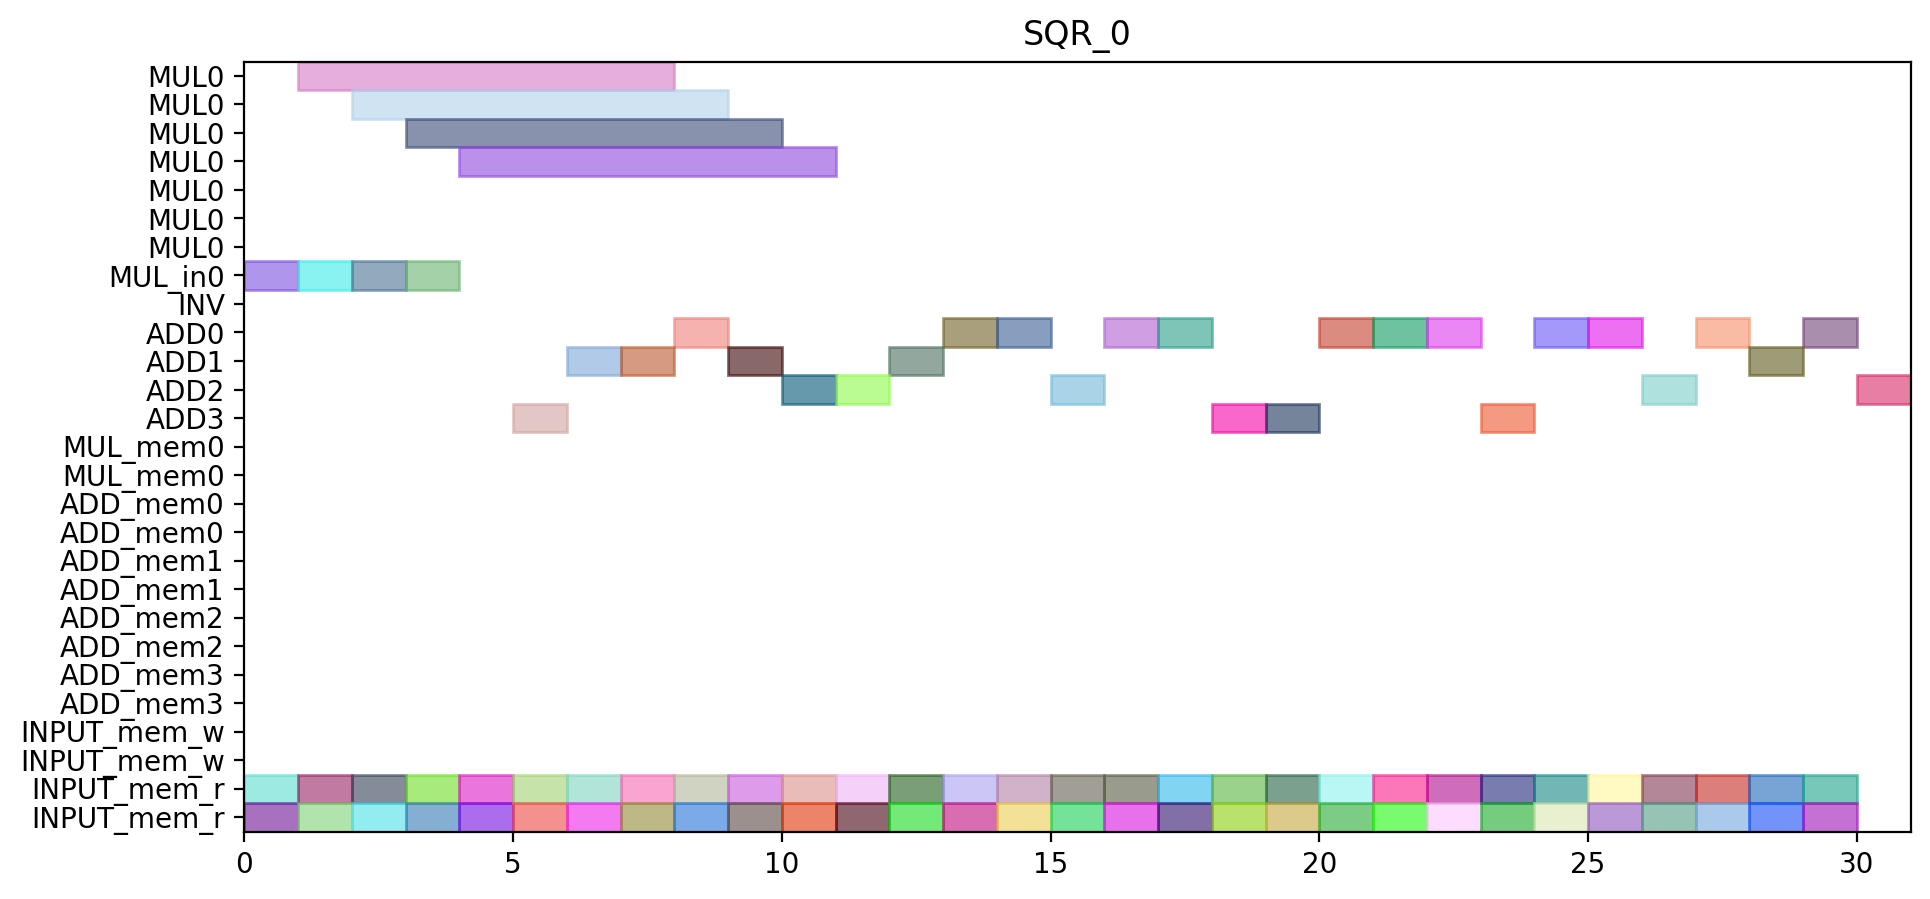

Reproduce this figure in Python.
from pyschedule import Scenario, solvers, plotters, alt


def solve():
	horizon = 135
	S = Scenario("SQR_0", horizon=horizon)

	# resource
	MUL = S.Resources('MUL', num=1, size=7)
	MUL_in = S.Resources('MUL_in', num=1)
	INV = S.Resource('INV')
	ADD = S.Resources('ADD', num=4, periods=range(1, horizon))
	MUL_mem = S.Resources('MUL_mem', num=1, size=2)
	ADD_mem = S.Resources('ADD_mem', num=4, size=2)
	INPUT_mem_w = S.Resource('INPUT_mem_w', size=2)
	INPUT_mem_r = S.Resource('INPUT_mem_r', size=2)

	# result of previous scheduling

	# new tasks
	c_a1_0_y1_0 = S.Task('c_a1_0_y1_0', length=1, delay_cost=1)
	c_a1_0_y1_0 += alt(ADD)

	c_a1_0_y1_0_mem0 = S.Task('c_a1_0_y1_0_mem0', length=1, delay_cost=1)
	c_a1_0_y1_0_mem0 += INPUT_mem_r
	S += c_a1_0_y1_0_mem0 <= c_a1_0_y1_0

	c_a1_0_y1_0_mem1 = S.Task('c_a1_0_y1_0_mem1', length=1, delay_cost=1)
	c_a1_0_y1_0_mem1 += INPUT_mem_r
	S += c_a1_0_y1_0_mem1 <= c_a1_0_y1_0

	c_a1_0_y1_1 = S.Task('c_a1_0_y1_1', length=1, delay_cost=1)
	c_a1_0_y1_1 += alt(ADD)

	c_a1_0_y1_1_mem0 = S.Task('c_a1_0_y1_1_mem0', length=1, delay_cost=1)
	c_a1_0_y1_1_mem0 += INPUT_mem_r
	S += c_a1_0_y1_1_mem0 <= c_a1_0_y1_1

	c_a1_0_y1_1_mem1 = S.Task('c_a1_0_y1_1_mem1', length=1, delay_cost=1)
	c_a1_0_y1_1_mem1 += INPUT_mem_r
	S += c_a1_0_y1_1_mem1 <= c_a1_0_y1_1

	c_t0010 = S.Task('c_t0010', length=1, delay_cost=1)
	c_t0010 += alt(ADD)

	c_t0010_mem0 = S.Task('c_t0010_mem0', length=1, delay_cost=1)
	c_t0010_mem0 += INPUT_mem_r
	S += c_t0010_mem0 <= c_t0010

	c_t0010_mem1 = S.Task('c_t0010_mem1', length=1, delay_cost=1)
	c_t0010_mem1 += INPUT_mem_r
	S += c_t0010_mem1 <= c_t0010

	c_t0011 = S.Task('c_t0011', length=1, delay_cost=1)
	c_t0011 += alt(ADD)

	c_t0011_mem0 = S.Task('c_t0011_mem0', length=1, delay_cost=1)
	c_t0011_mem0 += INPUT_mem_r
	S += c_t0011_mem0 <= c_t0011

	c_t0011_mem1 = S.Task('c_t0011_mem1', length=1, delay_cost=1)
	c_t0011_mem1 += INPUT_mem_r
	S += c_t0011_mem1 <= c_t0011

	c_t0100 = S.Task('c_t0100', length=1, delay_cost=1)
	c_t0100 += alt(ADD)

	c_t0100_mem0 = S.Task('c_t0100_mem0', length=1, delay_cost=1)
	c_t0100_mem0 += INPUT_mem_r
	S += c_t0100_mem0 <= c_t0100

	c_t0100_mem1 = S.Task('c_t0100_mem1', length=1, delay_cost=1)
	c_t0100_mem1 += INPUT_mem_r
	S += c_t0100_mem1 <= c_t0100

	c_t0101 = S.Task('c_t0101', length=1, delay_cost=1)
	c_t0101 += alt(ADD)

	c_t0101_mem0 = S.Task('c_t0101_mem0', length=1, delay_cost=1)
	c_t0101_mem0 += INPUT_mem_r
	S += c_t0101_mem0 <= c_t0101

	c_t0101_mem1 = S.Task('c_t0101_mem1', length=1, delay_cost=1)
	c_t0101_mem1 += INPUT_mem_r
	S += c_t0101_mem1 <= c_t0101

	c_t0110 = S.Task('c_t0110', length=1, delay_cost=1)
	c_t0110 += alt(ADD)

	c_t0110_mem0 = S.Task('c_t0110_mem0', length=1, delay_cost=1)
	c_t0110_mem0 += INPUT_mem_r
	S += c_t0110_mem0 <= c_t0110

	c_t0110_mem1 = S.Task('c_t0110_mem1', length=1, delay_cost=1)
	c_t0110_mem1 += INPUT_mem_r
	S += c_t0110_mem1 <= c_t0110

	c_t0111 = S.Task('c_t0111', length=1, delay_cost=1)
	c_t0111 += alt(ADD)

	c_t0111_mem0 = S.Task('c_t0111_mem0', length=1, delay_cost=1)
	c_t0111_mem0 += INPUT_mem_r
	S += c_t0111_mem0 <= c_t0111

	c_t0111_mem1 = S.Task('c_t0111_mem1', length=1, delay_cost=1)
	c_t0111_mem1 += INPUT_mem_r
	S += c_t0111_mem1 <= c_t0111

	c_t0200 = S.Task('c_t0200', length=1, delay_cost=1)
	c_t0200 += alt(ADD)

	c_t0200_mem0 = S.Task('c_t0200_mem0', length=1, delay_cost=1)
	c_t0200_mem0 += INPUT_mem_r
	S += c_t0200_mem0 <= c_t0200

	c_t0200_mem1 = S.Task('c_t0200_mem1', length=1, delay_cost=1)
	c_t0200_mem1 += INPUT_mem_r
	S += c_t0200_mem1 <= c_t0200

	c_t0201 = S.Task('c_t0201', length=1, delay_cost=1)
	c_t0201 += alt(ADD)

	c_t0201_mem0 = S.Task('c_t0201_mem0', length=1, delay_cost=1)
	c_t0201_mem0 += INPUT_mem_r
	S += c_t0201_mem0 <= c_t0201

	c_t0201_mem1 = S.Task('c_t0201_mem1', length=1, delay_cost=1)
	c_t0201_mem1 += INPUT_mem_r
	S += c_t0201_mem1 <= c_t0201

	c_t0210 = S.Task('c_t0210', length=1, delay_cost=1)
	c_t0210 += alt(ADD)

	c_t0210_mem0 = S.Task('c_t0210_mem0', length=1, delay_cost=1)
	c_t0210_mem0 += INPUT_mem_r
	S += c_t0210_mem0 <= c_t0210

	c_t0210_mem1 = S.Task('c_t0210_mem1', length=1, delay_cost=1)
	c_t0210_mem1 += INPUT_mem_r
	S += c_t0210_mem1 <= c_t0210

	c_t0211 = S.Task('c_t0211', length=1, delay_cost=1)
	c_t0211 += alt(ADD)

	c_t0211_mem0 = S.Task('c_t0211_mem0', length=1, delay_cost=1)
	c_t0211_mem0 += INPUT_mem_r
	S += c_t0211_mem0 <= c_t0211

	c_t0211_mem1 = S.Task('c_t0211_mem1', length=1, delay_cost=1)
	c_t0211_mem1 += INPUT_mem_r
	S += c_t0211_mem1 <= c_t0211

	c_t1000 = S.Task('c_t1000', length=1, delay_cost=1)
	c_t1000 += alt(ADD)

	c_t1000_mem0 = S.Task('c_t1000_mem0', length=1, delay_cost=1)
	c_t1000_mem0 += INPUT_mem_r
	S += c_t1000_mem0 <= c_t1000

	c_t1000_mem1 = S.Task('c_t1000_mem1', length=1, delay_cost=1)
	c_t1000_mem1 += INPUT_mem_r
	S += c_t1000_mem1 <= c_t1000

	c_t1001 = S.Task('c_t1001', length=1, delay_cost=1)
	c_t1001 += alt(ADD)

	c_t1001_mem0 = S.Task('c_t1001_mem0', length=1, delay_cost=1)
	c_t1001_mem0 += INPUT_mem_r
	S += c_t1001_mem0 <= c_t1001

	c_t1001_mem1 = S.Task('c_t1001_mem1', length=1, delay_cost=1)
	c_t1001_mem1 += INPUT_mem_r
	S += c_t1001_mem1 <= c_t1001

	c_t1010 = S.Task('c_t1010', length=1, delay_cost=1)
	c_t1010 += alt(ADD)

	c_t1010_mem0 = S.Task('c_t1010_mem0', length=1, delay_cost=1)
	c_t1010_mem0 += INPUT_mem_r
	S += c_t1010_mem0 <= c_t1010

	c_t1010_mem1 = S.Task('c_t1010_mem1', length=1, delay_cost=1)
	c_t1010_mem1 += INPUT_mem_r
	S += c_t1010_mem1 <= c_t1010

	c_t1011 = S.Task('c_t1011', length=1, delay_cost=1)
	c_t1011 += alt(ADD)

	c_t1011_mem0 = S.Task('c_t1011_mem0', length=1, delay_cost=1)
	c_t1011_mem0 += INPUT_mem_r
	S += c_t1011_mem0 <= c_t1011

	c_t1011_mem1 = S.Task('c_t1011_mem1', length=1, delay_cost=1)
	c_t1011_mem1 += INPUT_mem_r
	S += c_t1011_mem1 <= c_t1011

	c_t1100 = S.Task('c_t1100', length=1, delay_cost=1)
	c_t1100 += alt(ADD)

	c_t1100_mem0 = S.Task('c_t1100_mem0', length=1, delay_cost=1)
	c_t1100_mem0 += INPUT_mem_r
	S += c_t1100_mem0 <= c_t1100

	c_t1100_mem1 = S.Task('c_t1100_mem1', length=1, delay_cost=1)
	c_t1100_mem1 += INPUT_mem_r
	S += c_t1100_mem1 <= c_t1100

	c_t1101 = S.Task('c_t1101', length=1, delay_cost=1)
	c_t1101 += alt(ADD)

	c_t1101_mem0 = S.Task('c_t1101_mem0', length=1, delay_cost=1)
	c_t1101_mem0 += INPUT_mem_r
	S += c_t1101_mem0 <= c_t1101

	c_t1101_mem1 = S.Task('c_t1101_mem1', length=1, delay_cost=1)
	c_t1101_mem1 += INPUT_mem_r
	S += c_t1101_mem1 <= c_t1101

	c_t1110 = S.Task('c_t1110', length=1, delay_cost=1)
	c_t1110 += alt(ADD)

	c_t1110_mem0 = S.Task('c_t1110_mem0', length=1, delay_cost=1)
	c_t1110_mem0 += INPUT_mem_r
	S += c_t1110_mem0 <= c_t1110

	c_t1110_mem1 = S.Task('c_t1110_mem1', length=1, delay_cost=1)
	c_t1110_mem1 += INPUT_mem_r
	S += c_t1110_mem1 <= c_t1110

	c_t1111 = S.Task('c_t1111', length=1, delay_cost=1)
	c_t1111 += alt(ADD)

	c_t1111_mem0 = S.Task('c_t1111_mem0', length=1, delay_cost=1)
	c_t1111_mem0 += INPUT_mem_r
	S += c_t1111_mem0 <= c_t1111

	c_t1111_mem1 = S.Task('c_t1111_mem1', length=1, delay_cost=1)
	c_t1111_mem1 += INPUT_mem_r
	S += c_t1111_mem1 <= c_t1111

	c_t1200 = S.Task('c_t1200', length=1, delay_cost=1)
	c_t1200 += alt(ADD)

	c_t1200_mem0 = S.Task('c_t1200_mem0', length=1, delay_cost=1)
	c_t1200_mem0 += INPUT_mem_r
	S += c_t1200_mem0 <= c_t1200

	c_t1200_mem1 = S.Task('c_t1200_mem1', length=1, delay_cost=1)
	c_t1200_mem1 += INPUT_mem_r
	S += c_t1200_mem1 <= c_t1200

	c_t1201 = S.Task('c_t1201', length=1, delay_cost=1)
	c_t1201 += alt(ADD)

	c_t1201_mem0 = S.Task('c_t1201_mem0', length=1, delay_cost=1)
	c_t1201_mem0 += INPUT_mem_r
	S += c_t1201_mem0 <= c_t1201

	c_t1201_mem1 = S.Task('c_t1201_mem1', length=1, delay_cost=1)
	c_t1201_mem1 += INPUT_mem_r
	S += c_t1201_mem1 <= c_t1201

	c_t1210 = S.Task('c_t1210', length=1, delay_cost=1)
	c_t1210 += alt(ADD)

	c_t1210_mem0 = S.Task('c_t1210_mem0', length=1, delay_cost=1)
	c_t1210_mem0 += INPUT_mem_r
	S += c_t1210_mem0 <= c_t1210

	c_t1210_mem1 = S.Task('c_t1210_mem1', length=1, delay_cost=1)
	c_t1210_mem1 += INPUT_mem_r
	S += c_t1210_mem1 <= c_t1210

	c_t1211 = S.Task('c_t1211', length=1, delay_cost=1)
	c_t1211 += alt(ADD)

	c_t1211_mem0 = S.Task('c_t1211_mem0', length=1, delay_cost=1)
	c_t1211_mem0 += INPUT_mem_r
	S += c_t1211_mem0 <= c_t1211

	c_t1211_mem1 = S.Task('c_t1211_mem1', length=1, delay_cost=1)
	c_t1211_mem1 += INPUT_mem_r
	S += c_t1211_mem1 <= c_t1211

	c_t3_t0_t0_t0_in = S.Task('c_t3_t0_t0_t0_in', length=1, delay_cost=1)
	c_t3_t0_t0_t0_in += alt(MUL_in)
	c_t3_t0_t0_t0 = S.Task('c_t3_t0_t0_t0', length=7, delay_cost=1)
	c_t3_t0_t0_t0 += alt(MUL)
	S += c_t3_t0_t0_t0>=c_t3_t0_t0_t0_in

	c_t3_t0_t0_t0_mem0 = S.Task('c_t3_t0_t0_t0_mem0', length=1, delay_cost=1)
	c_t3_t0_t0_t0_mem0 += INPUT_mem_r
	S += c_t3_t0_t0_t0_mem0 <= c_t3_t0_t0_t0

	c_t3_t0_t0_t0_mem1 = S.Task('c_t3_t0_t0_t0_mem1', length=1, delay_cost=1)
	c_t3_t0_t0_t0_mem1 += INPUT_mem_r
	S += c_t3_t0_t0_t0_mem1 <= c_t3_t0_t0_t0

	c_t3_t0_t0_t1_in = S.Task('c_t3_t0_t0_t1_in', length=1, delay_cost=1)
	c_t3_t0_t0_t1_in += alt(MUL_in)
	c_t3_t0_t0_t1 = S.Task('c_t3_t0_t0_t1', length=7, delay_cost=1)
	c_t3_t0_t0_t1 += alt(MUL)
	S += c_t3_t0_t0_t1>=c_t3_t0_t0_t1_in

	c_t3_t0_t0_t1_mem0 = S.Task('c_t3_t0_t0_t1_mem0', length=1, delay_cost=1)
	c_t3_t0_t0_t1_mem0 += INPUT_mem_r
	S += c_t3_t0_t0_t1_mem0 <= c_t3_t0_t0_t1

	c_t3_t0_t0_t1_mem1 = S.Task('c_t3_t0_t0_t1_mem1', length=1, delay_cost=1)
	c_t3_t0_t0_t1_mem1 += INPUT_mem_r
	S += c_t3_t0_t0_t1_mem1 <= c_t3_t0_t0_t1

	c_t3_t0_t0_t2 = S.Task('c_t3_t0_t0_t2', length=1, delay_cost=1)
	c_t3_t0_t0_t2 += alt(ADD)

	c_t3_t0_t0_t2_mem0 = S.Task('c_t3_t0_t0_t2_mem0', length=1, delay_cost=1)
	c_t3_t0_t0_t2_mem0 += INPUT_mem_r
	S += c_t3_t0_t0_t2_mem0 <= c_t3_t0_t0_t2

	c_t3_t0_t0_t2_mem1 = S.Task('c_t3_t0_t0_t2_mem1', length=1, delay_cost=1)
	c_t3_t0_t0_t2_mem1 += INPUT_mem_r
	S += c_t3_t0_t0_t2_mem1 <= c_t3_t0_t0_t2

	c_t3_t0_t0_t3 = S.Task('c_t3_t0_t0_t3', length=1, delay_cost=1)
	c_t3_t0_t0_t3 += alt(ADD)

	c_t3_t0_t0_t3_mem0 = S.Task('c_t3_t0_t0_t3_mem0', length=1, delay_cost=1)
	c_t3_t0_t0_t3_mem0 += INPUT_mem_r
	S += c_t3_t0_t0_t3_mem0 <= c_t3_t0_t0_t3

	c_t3_t0_t0_t3_mem1 = S.Task('c_t3_t0_t0_t3_mem1', length=1, delay_cost=1)
	c_t3_t0_t0_t3_mem1 += INPUT_mem_r
	S += c_t3_t0_t0_t3_mem1 <= c_t3_t0_t0_t3

	c_t3_t0_t1_t0_in = S.Task('c_t3_t0_t1_t0_in', length=1, delay_cost=1)
	c_t3_t0_t1_t0_in += alt(MUL_in)
	c_t3_t0_t1_t0 = S.Task('c_t3_t0_t1_t0', length=7, delay_cost=1)
	c_t3_t0_t1_t0 += alt(MUL)
	S += c_t3_t0_t1_t0>=c_t3_t0_t1_t0_in

	c_t3_t0_t1_t0_mem0 = S.Task('c_t3_t0_t1_t0_mem0', length=1, delay_cost=1)
	c_t3_t0_t1_t0_mem0 += INPUT_mem_r
	S += c_t3_t0_t1_t0_mem0 <= c_t3_t0_t1_t0

	c_t3_t0_t1_t0_mem1 = S.Task('c_t3_t0_t1_t0_mem1', length=1, delay_cost=1)
	c_t3_t0_t1_t0_mem1 += INPUT_mem_r
	S += c_t3_t0_t1_t0_mem1 <= c_t3_t0_t1_t0

	c_t3_t0_t1_t1_in = S.Task('c_t3_t0_t1_t1_in', length=1, delay_cost=1)
	c_t3_t0_t1_t1_in += alt(MUL_in)
	c_t3_t0_t1_t1 = S.Task('c_t3_t0_t1_t1', length=7, delay_cost=1)
	c_t3_t0_t1_t1 += alt(MUL)
	S += c_t3_t0_t1_t1>=c_t3_t0_t1_t1_in

	c_t3_t0_t1_t1_mem0 = S.Task('c_t3_t0_t1_t1_mem0', length=1, delay_cost=1)
	c_t3_t0_t1_t1_mem0 += INPUT_mem_r
	S += c_t3_t0_t1_t1_mem0 <= c_t3_t0_t1_t1

	c_t3_t0_t1_t1_mem1 = S.Task('c_t3_t0_t1_t1_mem1', length=1, delay_cost=1)
	c_t3_t0_t1_t1_mem1 += INPUT_mem_r
	S += c_t3_t0_t1_t1_mem1 <= c_t3_t0_t1_t1

	solvers.mip.solve(S,msg=1,kind='CPLEX',ratio_gap=1.01)

	solution = [['hoge']*len(S.solution()[1]) for i in range(len(S.solution()))]
	for i in range(len(S.solution())):
		for j in range(len(S.solution()[i])):
			solution[i][j]=str(S.solution()[i][j])
	print(solution)

	cycles = int(solution[-1][3])

	pic_file_name = "/mnt/rose/usr1/fukuda/pairing_automation_design2/bls24-1032/scheduling/SQR_mul1_add4/SQR_0.png"
	if(S.solution() != []):
		plotters.matplotlib.plot(S,img_filename=pic_file_name, vertical_text=True, fig_size=(cycles*0.25+3, 5), show_task_labels=False)

	return solution
